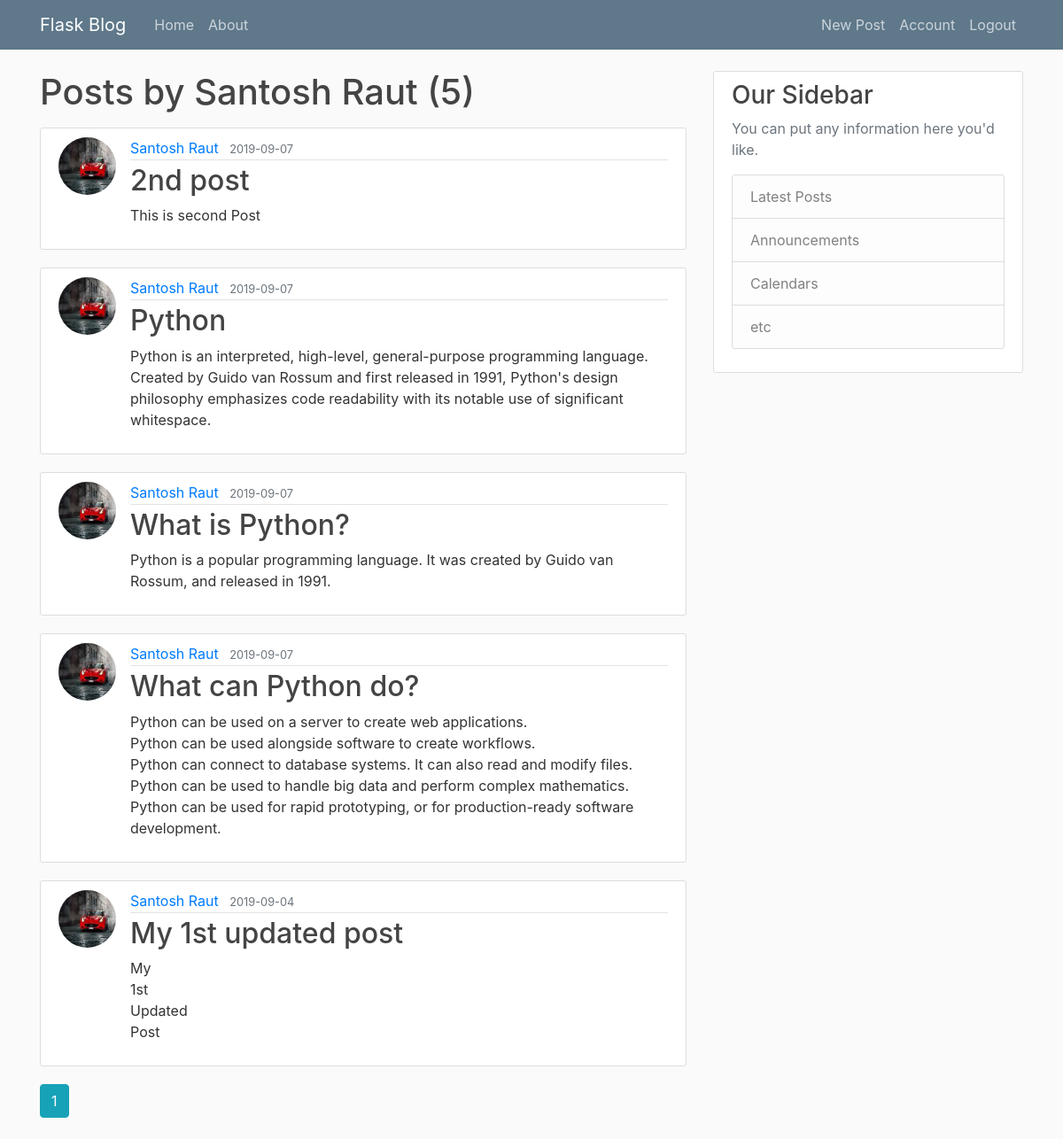
The app's page /user/Santosh Raut (signed in) with its own data.
### flaskblog/models.py (models this page shows, shortened)
class User(db.Model, UserMixin):
    id = db.Column( db.Integer, primary_key = True )
    username = db.Column(db.String(20), unique=True, nullable=False )
    email = db.Column(db.String(120), unique=True, nullable=False)
    image_file = db.Column(db.String(120), nullable=False, default='default.jpg')
    password = db.Column(db.String(60), nullable=False)
    posts = db.relationship('Post', backref='author', lazy=True)

class Post(db.Model):
    id = db.Column( db.Integer, primary_key = True )
    title = db.Column(db.String(100), nullable=False )
    date_posted = db.Column(db.DateTime, nullable=False, default=datetime.utcnow())
    content = db.Column(db.Text, nullable=False)
    user_id = db.Column(db.Integer, db.ForeignKey('user.id'), nullable=False)

### flaskblog/routes.py (the view)
@app.route('/user/<string:username>')
def user_posts(username):
        page = request.args.get('page', 1, type=int)
        user = User.query.filter_by(username=username).first_or_404()
        posts = Post.query.filter_by(author=user)\
            .order_by(Post.date_posted.desc())\
            .paginate(page=page, per_page=5)
        return render_template('user_posts.html', posts=posts, user=user)

### flaskblog/models.py (called while the page is built)
@login_manager.user_loader
def load_user(user_id):
    return User.query.get(int(user_id))

### flaskblog/templates/user_posts.html
{% extends 'layout.html' %}
{% block content %}
    <h1 class="mb-3">Posts by {{ user.username }} ({{ posts.total }})</h1>
    {% for post in posts.items %}
        <article class="media content-section">
            <img class="rounded-circle article-img" src="{{ url_for('static', filename='profile_pics/' + post.author.image_file)}}">
            <div class="media-body">
                <div class="article-metadata">
                  <a class="mr-2" href="{{ url_for('user_posts', username=post.author.username) }}">{{ post.author.username }}</a>
                  <small class="text-muted">{{ post.date_posted.strftime('%Y-%m-%d') }}</small>
                </div>
                <h2><a class="article-title" href="{{ url_for('post', post_id=post.id) }}">{{ post.title }}</a></h2>
                <p class="article-content">{{ post.content }}</p>
            </div>
        </article>
    {% endfor %}
    {% for page_num in posts.iter_pages(left_edge=1, right_edge=1, left_current=1, right_current=2) %}
        {% if page_num %}
            {% if posts.page == page_num %}
                <a class="btn btn-info mb-4" href="{{ url_for('user_posts',username=user.username, page=page_num) }}">{{ page_num }}</a>
            {% else %}
                <a class="btn btn-outline-info mb-4" href="{{ url_for('user_posts',username=user.username, page=page_num) }}">{{ page_num }}</a>
            {% endif %}
        {% else %}
            ...
        {% endif %}
    {% endfor %}
{% endblock %}

### flaskblog/static/style.css (style rules this page uses)
body { background: #fafafa; color: #333333; margin-top: 5rem; }
h1, h2, h3, h4, h5, h6 { color: #444444; }
.content-section { background: #ffffff; padding: 10px 20px; border: 1px solid #dddddd; border-radius: 3px; margin-bottom: 20px; }
.article-title { color: #444444; }
.article-content { white-space: pre-line; }
.article-img { height: 65px; width: 65px; margin-right: 16px; }
.article-metadata { padding-bottom: 1px; margin-bottom: 4px; border-bottom: 1px solid #e3e3e3 }

### records on screen
User: username "Santosh Raut"
Post: image_file (picture), author.username "Santosh Raut", date_posted "2019-09-07", title "2nd post", content "This is second Post"
Post: image_file (picture), author.username "Santosh Raut", date_posted "2019-09-07", title "Python", content "Python is an interpreted, high-level, general-purpose programming language. Created by Guido van Rossum and first released in 1991, Python's design philosophy emphasizes code readability with its notable use of significant whitespace."
Post: image_file (picture), author.username "Santosh Raut", date_posted "2019-09-07", title "What is Python?", content "Python is a popular programming language. It was created by Guido van Rossum, and released in 1991."
Post: image_file (picture), author.username "Santosh Raut", date_posted "2019-09-07", title "What can Python do?", content "Python can be used on a server to create web applications. Python can be used alongside software to create workflows. Python can connect to database systems. It can also read and modify files. Python can be used to handle big data and perform complex mathematics. Python can be used for rapid prototyping, or for production-ready software development."
Post: image_file (picture), author.username "Santosh Raut", date_posted "2019-09-04", title "My 1st updated post", content "My 1st Updated Post"

### other values on screen
{{ posts.total }} "5"
{{ page_num }} "1"
